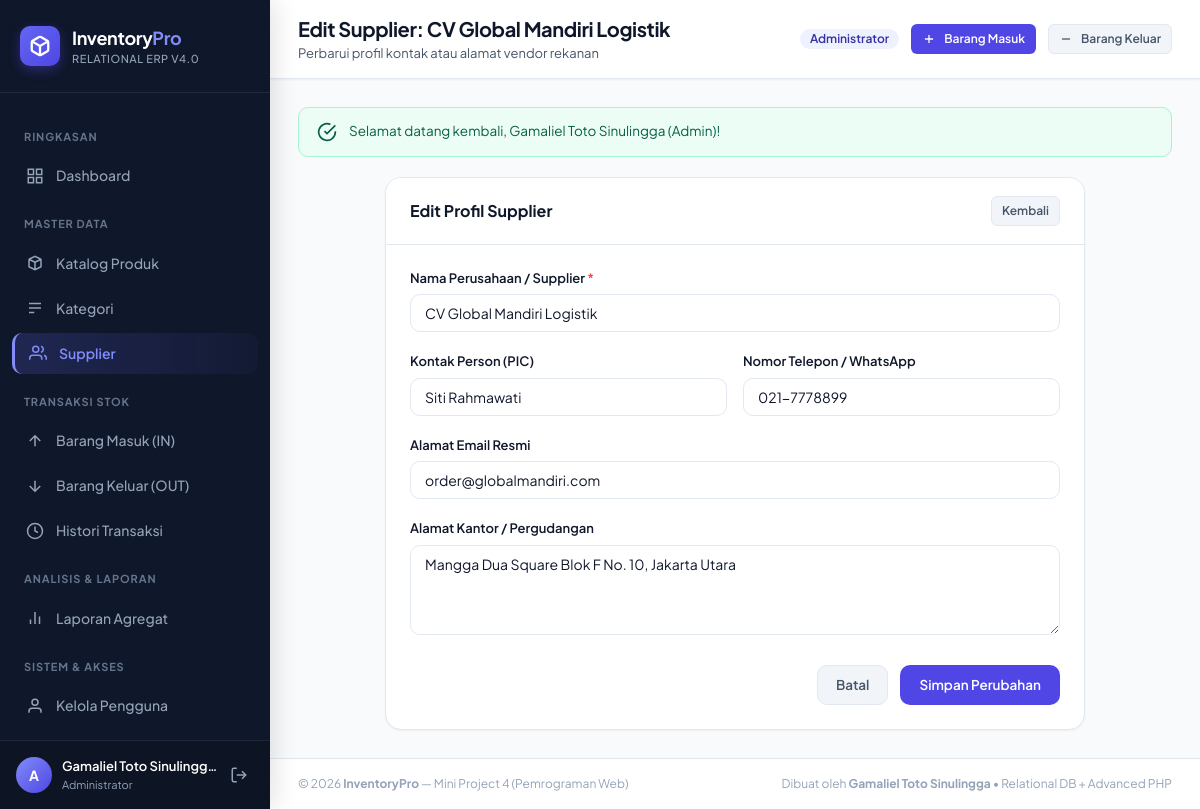
Page /public/suppliers/edit.php?id=2 (signed in) on the committed database.
### tables this page shows
CREATE TABLE suppliers (
    id INT AUTO_INCREMENT PRIMARY KEY,
    name VARCHAR(150) NOT NULL,
    contact_name VARCHAR(100) NULL,
    phone VARCHAR(25) NULL,
    email VARCHAR(100) NULL,
    address TEXT NULL,
    created_at TIMESTAMP DEFAULT CURRENT_TIMESTAMP
);

### helpers/auth.php (called while the page is built, shortened)
<?php
function currentUser(): ?array {
    return $_SESSION['user'] ?? null;
}
function getBaseUrl(): string {
    $scriptName = $_SERVER['SCRIPT_NAME'] ?? '';
    $dir = dirname($scriptName);
    if (strpos($dir, '/public') !== false) {
        return substr($dir, 0, strpos($dir, '/public'));
    }
    return '';
}
function getFlash(): ?array {
    if (isset($_SESSION['flash'])) {
        $flash = $_SESSION['flash'];
        return $flash;
    }
    return null;
}

### public/suppliers/edit.php (the view, shortened to what this page needs)
<?php
require_once __DIR__ . '/../../helpers/auth.php';
$id = filter_input(INPUT_GET, 'id', FILTER_VALIDATE_INT);
$stmt = $pdo->prepare("SELECT * FROM suppliers WHERE id = :id LIMIT 1");
$stmt->execute(['id' => $id]);
$supplier = $stmt->fetch();
$pageTitle = 'Edit Supplier: ' . $supplier['name'];
$pageSubtitle = 'Perbarui profil kontak atau alamat vendor rekanan';
include __DIR__ . '/../../views/header.php';
?>
<div class="card" style="max-width: 700px; margin: 0 auto;">
    <div class="card-header">
        <h3 class="card-title">Edit Profil Supplier</h3>
        <a href="index.php" class="btn btn-secondary btn-sm">Kembali</a>
    </div>
    <div class="card-body">
        <form method="POST" action="">
            <div class="form-group">
                <label class="form-label" for="name">Nama Perusahaan / Supplier <span class="required">*</span></label>
                <input type="text" id="name" name="name" class="form-control" required value="<?= e($_POST['name'] ?? $supplier['name']) ?>">
            </div>
            <div style="display: grid; grid-template-columns: 1fr 1fr; gap: 16px;">
                <div class="form-group">
                    <label class="form-label" for="contact_name">Kontak Person (PIC)</label>
                    <input type="text" id="contact_name" name="contact_name" class="form-control" value="<?= e($_POST['contact_name'] ?? $supplier['contact_name']) ?>">
                </div>
                <div class="form-group">
                    <label class="form-label" for="phone">Nomor Telepon / WhatsApp</label>
                    <input type="text" id="phone" name="phone" class="form-control" value="<?= e($_POST['phone'] ?? $supplier['phone']) ?>">
                </div>
            </div>
            <div class="form-group">
                <label class="form-label" for="email">Alamat Email Resmi</label>
                <input type="email" id="email" name="email" class="form-control" value="<?= e($_POST['email'] ?? $supplier['email']) ?>">
            </div>
            <div class="form-group">
                <label class="form-label" for="address">Alamat Kantor / Pergudangan</label>
                <textarea id="address" name="address" class="form-control"><?= e($_POST['address'] ?? $supplier['address']) ?></textarea>
            </div>
            <div style="display: flex; justify-content: flex-end; gap: 12px; margin-top: 24px;">
                <a href="index.php" class="btn btn-secondary">Batal</a>
                <button type="submit" class="btn btn-primary">Simpan Perubahan</button>
            </div>
        </form>
    </div>
</div>
<?php include __DIR__ . '/../../views/footer.php'; ?>

### views/header.php (shortened to what this page needs)
<?php
require_once __DIR__ . '/../helpers/escape.php';
require_once __DIR__ . '/../helpers/auth.php';
$pageTitle = $pageTitle ?? 'Inventory Management System';
$pageSubtitle = $pageSubtitle ?? '';
$pageType = $pageType ?? '';
$baseUrl = getBaseUrl();
$flash = getFlash();
?>
<!DOCTYPE html>
<html lang="id">
<head>
    <link rel="stylesheet" href="<?= $baseUrl ?>/public/assets/css/style.css">
</head>
<body data-page-type="<?= e($pageType) ?>">
<div class="app-wrapper">
    <?php include __DIR__ . '/navbar.php'; ?>
    <div class="app-main">
        <header class="top-navbar">
            <div class="page-title-box">
                <h2><?= e($pageTitle) ?></h2>
                <?php if ($pageSubtitle): ?>
                    <p><?= e($pageSubtitle) ?></p>
                <?php endif; ?>
            </div>
            <div class="top-actions">
                <?= roleBadge(currentUser()['role'] ?? 'staff') ?>
                <a href="<?= $baseUrl ?>/public/stock/in.php" class="btn btn-primary btn-sm">
                    <svg viewBox="0 0 24 24" fill="none" stroke="currentColor"><path d="M12 5v14M5 12h14"/></svg>
                    Barang Masuk
                </a>
                <a href="<?= $baseUrl ?>/public/stock/out.php" class="btn btn-secondary btn-sm">
                    <svg viewBox="0 0 24 24" fill="none" stroke="currentColor"><path d="M5 12h14"/></svg>
                    Barang Keluar
                </a>
            </div>
        </header>
        <main class="content-body">
            <?php if ($flash): ?>
                <div class="alert alert-<?= e($flash['type']) ?>" role="alert">
                    <?php if ($flash['type'] === 'success'): ?>
                        <svg viewBox="0 0 24 24" fill="none" stroke="currentColor" stroke-width="2"><path d="M22 11.08V12a10 10 0 1 1-5.93-9.14"></path><polyline points="22 4 12 14.01 9 11.01"></polyline></svg>
                    <?php elseif ($flash['type'] === 'danger'): ?>
                        <svg viewBox="0 0 24 24" fill="none" stroke="currentColor" stroke-width="2"><circle cx="12" cy="12" r="10"></circle><line x1="15" y1="9" x2="9" y2="15"></line><line x1="9" y1="9" x2="15" y2="15"></line></svg>
                    <?php elseif ($flash['type'] === 'warning'): ?>
                        <svg viewBox="0 0 24 24" fill="none" stroke="currentColor" stroke-width="2"><path d="M10.29 3.86L1.82 18a2 2 0 0 0 1.71 3h16.94a2 2 0 0 0 1.71-3L13.71 3.86a2 2 0 0 0-3.42 0z"></path><line x1="12" y1="9" x2="12" y2="13"></line><line x1="12" y1="17" x2="12.01" y2="17"></line></svg>
                    <?php else: ?>
                        <svg viewBox="0 0 24 24" fill="none" stroke="currentColor" stroke-width="2"><circle cx="12" cy="12" r="10"></circle><line x1="12" y1="16" x2="12" y2="12"></line><line x1="12" y1="8" x2="12.01" y2="8"></line></svg>
                    <?php endif; ?>
                    <div><?= e($flash['message']) ?></div>
                </div>
            <?php endif; ?>

### public/assets/css/style.css (style rules this page uses)
:root { --font-sans: 'Plus Jakarta Sans', -apple-system, BlinkMacSystemFont, sans-serif; --font-mono: 'JetBrains Mono', monospace; --bg-body: #f8fafc; --bg-card: #ffffff; --bg-sidebar: #0f172a; --bg-sidebar-hover: #1e293b; --bg-sidebar-active: #334155; --border-color: #e2e8f0; --border-focus: #6366f1; --text-primary: #0f172a; --text-secondary: #475569; --text-muted: #94a3b8; --text-inverse: #ffffff; --primary: #4f46e5; --primary-hover: #4338ca; --primary-light: #eef2ff; --primary-text: #3730a3; --success: #10b981; --success-light: #ecfdf5; --success-text: #065f46; --warning: #f59e0b; --warning-light: #fffbeb; --warning-text: #92400e; --danger: #ef4444; --danger-light: #fef2f2; --danger-text: #991b1b; --info: #0284c7; --info-light: #f0f9ff; --info-text: #075985; --shadow-sm: 0 1px 2px 0 rgba(0, 0, 0, 0.05); --shadow-md: 0 4px 6px -1px rgba(0, 0, 0, 0.07), 0 2px 4px -2px rgba(0, 0, 0, 0.05); --shadow-lg: 0 10px 15px -3px rgba(0, 0, 0, 0.08), 0 4px 6px -4px rgba(0, 0, 0, 0.05); --shadow-glow: 0 0 20px -3px rgba(79, 70, 229, 0.25); --radius-sm: 6px; --radius-md: 10px; --radius-lg: 16px; --radius-full: 9999px; --transition: all 0.2s cubic-bezier(0.4, 0, 0.2, 1); }
*, *::before, *::after { box-sizing: border-box; margin: 0; padding: 0; }
body { font-family: var(--font-sans); background-color: var(--bg-body); color: var(--text-primary); line-height: 1.5; -webkit-font-smoothing: antialiased; }
.app-wrapper { display: flex; min-height: 100vh; }
.app-main { flex: 1; margin-left: 270px; display: flex; flex-direction: column; min-height: 100vh; }
.top-navbar { background-color: var(--bg-card); border-bottom: 1px solid var(--border-color); padding: 14px 28px; display: flex; align-items: center; justify-content: space-between; position: sticky; top: 0; z-index: 90; box-shadow: var(--shadow-sm); }
.page-title-box h2 { font-size: 20px; font-weight: 700; color: var(--text-primary); letter-spacing: -0.02em; }
.page-title-box p { font-size: 13px; color: var(--text-secondary); }
.top-actions { display: flex; align-items: center; gap: 12px; }
.content-body { padding: 28px; flex: 1; }
.card { background-color: var(--bg-card); border: 1px solid var(--border-color); border-radius: var(--radius-lg); box-shadow: var(--shadow-sm); margin-bottom: 24px; overflow: hidden; transition: var(--transition); }
.card-header { padding: 18px 24px; border-bottom: 1px solid var(--border-color); display: flex; align-items: center; justify-content: space-between; background-color: #ffffff; }
.card-title { font-size: 16px; font-weight: 700; color: var(--text-primary); display: flex; align-items: center; gap: 10px; }
.card-body { padding: 24px; }
.btn { display: inline-flex; align-items: center; justify-content: center; gap: 8px; padding: 9px 18px; border-radius: var(--radius-md); font-family: var(--font-sans); font-size: 13.5px; font-weight: 600; text-decoration: none; cursor: pointer; border: 1px solid transparent; transition: var(--transition); white-space: nowrap; }
.btn svg { width: 16px; height: 16px; stroke-width: 2.2; }
.btn-primary { background-color: var(--primary); color: #ffffff; }
.btn-secondary { background-color: #f1f5f9; color: var(--text-secondary); border-color: var(--border-color); }
.btn-sm { padding: 5px 10px; font-size: 12px; border-radius: var(--radius-sm); }
.btn-sm svg { width: 14px; height: 14px; }
.form-group { margin-bottom: 20px; }
.form-label { display: block; font-size: 13px; font-weight: 600; color: var(--text-primary); margin-bottom: 6px; }
.form-label .required { color: var(--danger); }
.form-control { width: 100%; padding: 9px 14px; font-family: var(--font-sans); font-size: 14px; border: 1px solid var(--border-color); border-radius: var(--radius-md); background-color: #ffffff; color: var(--text-primary); outline: none; transition: var(--transition); }
textarea.form-control { min-height: 90px; resize: vertical; }
.alert { padding: 14px 18px; border-radius: var(--radius-md); margin-bottom: 20px; display: flex; align-items: flex-start; gap: 12px; font-size: 13.5px; line-height: 1.4; border: 1px solid transparent; }
.alert svg { width: 20px; height: 20px; flex-shrink: 0; }
.alert-success { background-color: var(--success-light); color: var(--success-text); border-color: #a7f3d0; }

### rows in the picture
suppliers: name "Edit Supplier: CV Global Mandiri Logistik", name "CV Global Mandiri Logistik", contact_name "Siti Rahmawati", phone "021-7778899", email "order@globalmandiri.com", address "Mangga Dua Square Blok F No. 10, Jakarta Utara"

### other values in the picture
substr($username, 0, 1) "A"
$fullName "Gamaliel Toto Sinulingg…"
$pageSubtitle "Perbarui profil kontak atau alamat vendor rekanan"
$flash['message'] "Selamat datang kembali, Gamaliel Toto Sinulingga (Admin)!"
